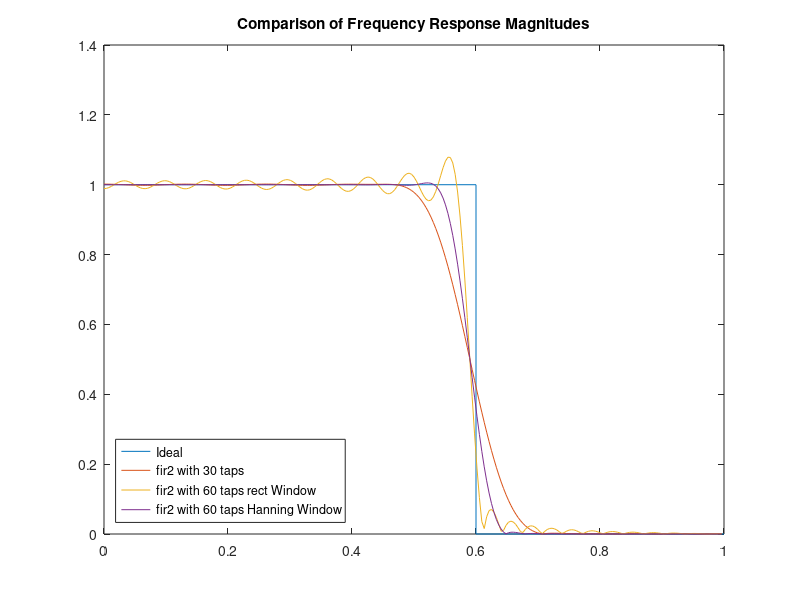

MATLAB code to generate this figure:
f = [0 0.6 0.6 1];      % Frequency breakpoints
m = [1 1 0 0];          % Magnitude breakpoints
b = fir2(30,f,m);       % Frequency sampling-based FIR filter design
b1 = fir2(60,f,m,rectwin(61));       % Frequency sampling-based FIR filter design
b2 = fir2(60,f,m, hann(61));

[h,w] = freqz(b,1,256); % Frequency response of filter
[h1,w1] = freqz(b1,1,256); % Frequency response of filter
[h2,w2] = freqz(b2,1,256); % Frequency response of filter

plot(f,m,w/pi,abs(h),w1/pi,abs(h1), w2/pi, abs(h2))
legend('Ideal','fir2 with 30 taps','fir2 with 60 taps rect Window','fir2 with 60 taps Hanning Window', ...
    'Location','southwest');
title('Comparison of Frequency Response Magnitudes')